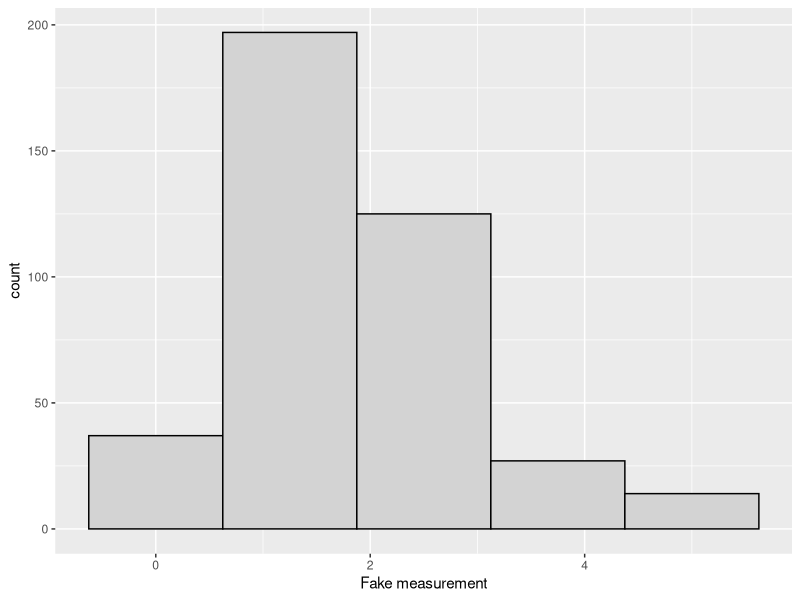

Here is the R script that generated this plot:
## ---- chunk 1
possible_outcomes <- c(0, 1, 2, 3, 4, 5)
outcome_probabilities <- c(0.1, 0.5, 0.2, 0.1, 0.05, 0.05)
n_data_points <- 400
fake_data_points <- sample (possible_outcomes, n_data_points, replace=T, prob=outcome_probabilities) 
set.seed(NULL)

fake_data_set <- tibble::data_frame(`Fake measurement`=fake_data_points)
## ---- chunk 2
ggplot2::ggplot(fake_data_set, ggplot2::aes(x=`Fake measurement`)) + ggplot2::geom_histogram(bins=5, colour="black", fill="lightgrey")
